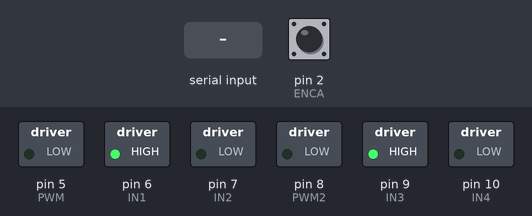
Bench run of a sketch on a simulated Arduino Uno, built with avr-gcc and run on an emulated ATmega328P. Parts: switched loads named in the sketch (green lamp = pin HIGH). The inputs (shaded band) are chosen by the test bench; at power-on: pin 2 (ENCA) HIGH. What the sketch prints to the serial monitor is not drawn.

Above: at 1.2 s.
1.3 s: "90,45\n" received over Serial
At 1.8 s:
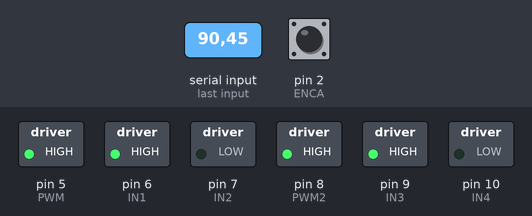
4.3 s: "1,90,45\n" received over Serial
At 38.2 s:
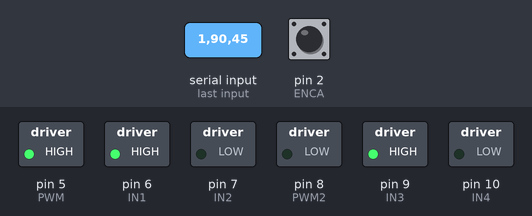
Timing chart, 0 to 39.3 s (numbered marks = the images above; inputs shaded):
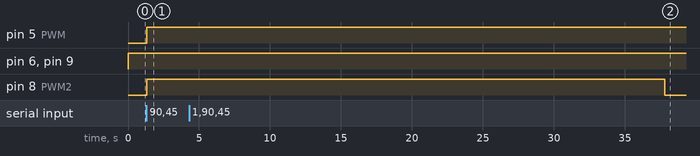

Measured:
- after the input at 1.3 s, pin 5 (PWM), pin 8 (PWM2): LOW → HIGH at once
- after the input at 4.3 s, pin 5 (PWM): stays HIGH (without the input it goes to LOW after 32.1 s); pin 8 (PWM2): HIGH → LOW after 33.5 s

The sketch:

two_wheel.ino
```cpp
#include <Arduino.h>
#include <util/atomic.h>

// Pins
#define ENCA 2
#define ENCB 3
#define PWM 5
#define IN1 6
#define IN2 7


#define ENCC 11
#define ENCD 12
#define PWM2 8
#define IN3 9
#define IN4 10

// globals
long prevT = 0;
int posPrev = 0;
// Use the "volatile" directive for variables
// used in an interrupt
volatile int pos_i = 0;
volatile float velocity_i = 0;
volatile long prevT_i = 0;

float v1Filt = 0;
float v1Prev = 0;
float v2Filt = 0;
float v2Prev = 0;
float receivedValue = 0;
float eintegral = 0;
float elast = 0;

int number1 = 0;
int number2 = 0;

// globals
long prevT2 = 0;
int posPrev2 = 0;
// Use the "volatile" directive for variables
// used in an interrupt
volatile int pos_i2 = 0;
volatile float velocity_i2 = 0;
volatile long prevT_i2 = 0;

float v1Filt2 = 0;
float v1Prev2 = 0;
float v2Filt2 = 0;
float v2Prev2 = 0;
float receivedValue2 = 0;
float eintegral2 = 0;
float elast2 = 0;

void setup() {
  Serial.begin(115200);

  pinMode(ENCA,INPUT);
  pinMode(ENCB,INPUT);
  pinMode(PWM,OUTPUT);
  pinMode(IN1,OUTPUT);
  pinMode(IN2,OUTPUT);

  pinMode(ENCC,INPUT);
  pinMode(ENCD,INPUT);
  pinMode(PWM2,OUTPUT);
  pinMode(IN3,OUTPUT);
  pinMode(IN4,OUTPUT);

  attachInterrupt(digitalPinToInterrupt(ENCA),
                  readEncoder,RISING);

  attachInterrupt(digitalPinToInterrupt(ENCC),
                  readEncoder2,RISING);
}

void loop() {
  // Check if data is available to read

  if (Serial.available() > 0) {
    // Read the incoming message until newline character
    String message = Serial.readStringUntil('\n');

    // Print the received message for debugging
    Serial.println("Received message: " + message);

    // Check if the message is in the expected format
    if (message.indexOf(',') != -1) { // Ensure there's a comma in the message
      // Parse the message to extract integers
      number1 = message.substring(0, message.indexOf(',')).toInt();
      number2 = message.substring(message.indexOf(',') + 1).toInt();

    } else {
      Serial.println("Invalid message format!");
    }
  }
  int pos = 0;
  float velocity2 = 0;
  ATOMIC_BLOCK(ATOMIC_RESTORESTATE){
    pos = pos_i;
    velocity2 = velocity_i;
  }

  int pos2 = 0;
  float velocity4 = 0;
  ATOMIC_BLOCK(ATOMIC_RESTORESTATE){
    pos2 = pos_i2;
    velocity4 = velocity_i2;
  }

  // Compute velocity with method 1
  long currT = micros();
  float deltaT = ((float) (currT-prevT))/1.0e6;
  float velocity1 = (pos - posPrev)/deltaT;
  posPrev = pos;
  prevT = currT;

  long currT2 = micros();
  float deltaT2 = ((float) (currT2-prevT2))/1.0e6;
  float velocity3 = (pos2 - posPrev2)/deltaT2;
  posPrev2 = pos2;
  prevT2 = currT2;

  // Convert count/s to RPM
  float v1 = velocity1/600.0*60.0;
  float v2 = velocity2/600.0*60.0;

  float v3 = velocity3/600.0*60.0;
  float v4 = velocity4/600.0*60.0;

  // Low-pass filter (25 Hz cutoff)
  v1Filt = 0.854*v1Filt + 0.0728*v1 + 0.0728*v1Prev;
  v1Prev = v1;
  v2Filt = 0.854*v2Filt + 0.0728*v2 + 0.0728*v2Prev;
  v2Prev = v2;

  v1Filt2 = 0.854*v1Filt2 + 0.0728*v3 + 0.0728*v1Prev2;
  v1Prev2 = v3;
  v2Filt2 = 0.854*v2Filt2 + 0.0728*v4 + 0.0728*v2Prev2;
  v2Prev2 = v4;


  // Set a target
  float vt = number1;
  float vt2 = number2;
  // Compute the control signal u
  float kp = 13;
  float ki = 10;

  float e = vt-v1Filt ;

  float kp2 = 14;
  float ki2 = 10;

  float e2 = vt2-v1Filt2 ;

  eintegral = eintegral + e*deltaT;
  eintegral2 = eintegral2 + e2*deltaT2;

  float u = kp * e + ki * eintegral;
  float u2 = kp2 * e2 + ki2 * eintegral2;
  // Set the motor speed and direction
  int dir = 1;
  int pwr = (int) fabs(u);
  int pwr2 = (int) fabs(u2);
  if(pwr > 255){
    pwr = 255;
  }
  if(pwr < 255){
    pwr = 0;
  }

  if(pwr2 > 255){
    pwr2 = 255;
  }
  if(pwr2 < 255){
    pwr2 = 0;
  }
  if (vt == 0){
    pwr = 0;
    pwr2 = 0;
  }
  setMotor(dir,pwr,PWM,IN1,IN2);
  setMotor(dir,pwr2,PWM2,IN3,IN4);
  Serial.print(vt);
  Serial.print(" ");
  Serial.print(v1Filt);
  Serial.print(" ");
  Serial.print(vt);
  Serial.print(" ");
  Serial.print(v1Filt2);
  Serial.print(" ");
  Serial.print(u);
  Serial.println();
  delay(1);
}

void setMotor(int dir, int pwmVal, int pwm, int in1, int in2){
  analogWrite(pwm,pwmVal); // Motor speed
  if(dir == 1){
    // Turn one way
    digitalWrite(in1,HIGH);
    digitalWrite(in2,LOW);
  }
  else if(dir == -1){
    // Turn the other way
    digitalWrite(in1,LOW);
    digitalWrite(in2,HIGH);
  }
  else{
    // Or dont turn
    digitalWrite(in1,LOW);
    digitalWrite(in2,LOW);
  }
}

void readEncoder(){
  // Read encoder B when ENCA rises
  int b = digitalRead(ENCB);
  int increment = 0;
  if(b>0){
    // If B is high, increment forward
    increment = 1;
  }
  else{
    // Otherwise, increment backward
    increment = -1;
  }
  pos_i = pos_i + increment;

  // Compute velocity with method 2
  long currT = micros();
  float deltaT = ((float) (currT - prevT_i))/1.0e6;
  velocity_i = increment/deltaT;
  prevT_i = currT;
}


void readEncoder2(){
  // Read encoder B when ENCA rises
  int b2 = digitalRead(ENCD);
  int increment2 = 0;
  if(b2>0){
    // If B is high, increment forward
    increment2 = 1;
  }
  else{
    // Otherwise, increment backward
    increment2 = -1;
  }
  pos_i2 = pos_i2 + increment2;

  // Compute velocity with method 2
  long currT2 = micros();
  float deltaT2 = ((float) (currT2 - prevT_i2))/1.0e6;
  velocity_i2 = increment2/deltaT2;
  prevT_i2 = currT2;
}
```
